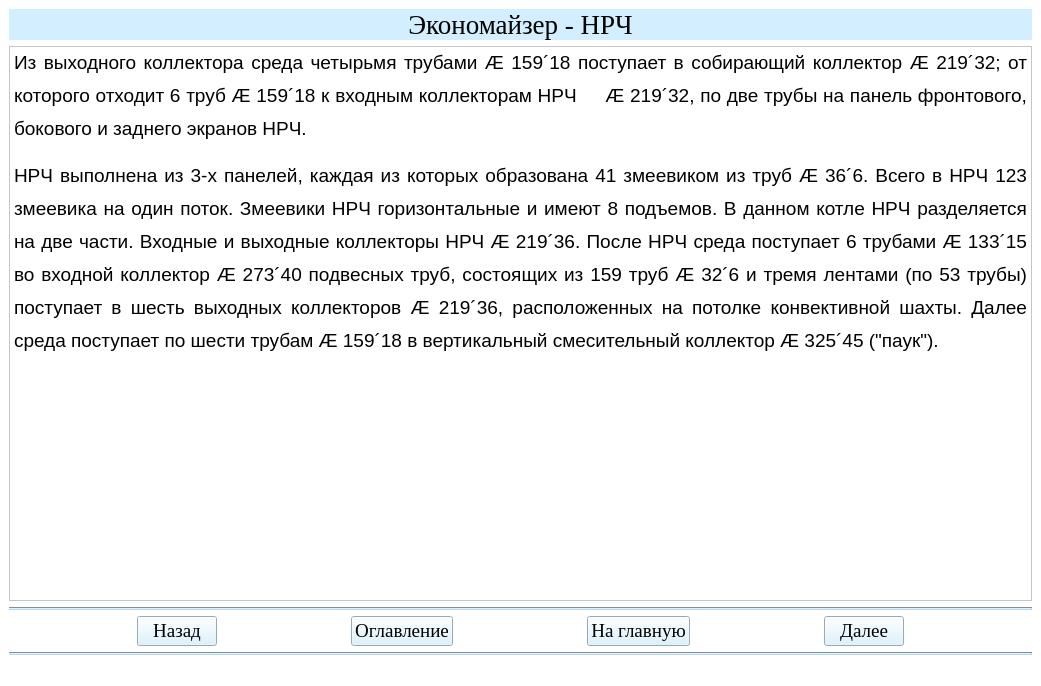
<?xml version="1.0" encoding="UTF-8"?>
<ui version="4.0">
 <class>Teoria15Window</class>
 <widget class="QMainWindow" name="Teoria15Window">
  <property name="geometry">
   <rect>
    <x>0</x>
    <y>0</y>
    <width>1041</width>
    <height>686</height>
   </rect>
  </property>
  <property name="windowTitle">
   <string>АУК</string>
  </property>
  <property name="styleSheet">
   <string notr="true">background-color: rgb(255, 255, 255);</string>
  </property>
  <widget class="QWidget" name="centralwidget">
   <layout class="QGridLayout" name="gridLayout">
    <item row="1" column="0">
     <widget class="QTextBrowser" name="textBrowser">
      <property name="html">
       <string>&lt;!DOCTYPE HTML PUBLIC &quot;-//W3C//DTD HTML 4.0//EN&quot; &quot;http://www.w3.org/TR/REC-html40/strict.dtd&quot;&gt;
&lt;html&gt;&lt;head&gt;&lt;meta name=&quot;qrichtext&quot; content=&quot;1&quot; /&gt;&lt;style type=&quot;text/css&quot;&gt;
p, li { white-space: pre-wrap; }
&lt;/style&gt;&lt;/head&gt;&lt;body style=&quot; font-family:'MS Shell Dlg 2'; font-size:8.25pt; font-weight:400; font-style:normal;&quot;&gt;
&lt;p align=&quot;justify&quot; style=&quot; margin-top:12px; margin-bottom:0px; margin-left:0px; margin-right:0px; -qt-block-indent:0; text-indent:0px; line-height:150%;&quot;&gt;&lt;span style=&quot; font-family:'Times New Roman,serif'; font-size:14pt;&quot;&gt;Из выходного коллектора среда четырьмя трубами &lt;/span&gt;&lt;span style=&quot; font-family:'Symbol'; font-size:14pt;&quot;&gt;Æ&lt;/span&gt;&lt;span style=&quot; font-family:'Times New Roman,serif'; font-size:14pt;&quot;&gt; 159&lt;/span&gt;&lt;span style=&quot; font-family:'Symbol'; font-size:14pt;&quot;&gt;´&lt;/span&gt;&lt;span style=&quot; font-family:'Times New Roman,serif'; font-size:14pt;&quot;&gt;18 поступает в собирающий коллектор &lt;/span&gt;&lt;span style=&quot; font-family:'Symbol'; font-size:14pt;&quot;&gt;Æ&lt;/span&gt;&lt;span style=&quot; font-family:'Times New Roman,serif'; font-size:14pt;&quot;&gt; 219&lt;/span&gt;&lt;span style=&quot; font-family:'Symbol'; font-size:14pt;&quot;&gt;´&lt;/span&gt;&lt;span style=&quot; font-family:'Times New Roman,serif'; font-size:14pt;&quot;&gt;32; от которого отходит 6 труб &lt;/span&gt;&lt;span style=&quot; font-family:'Symbol'; font-size:14pt;&quot;&gt;Æ&lt;/span&gt;&lt;span style=&quot; font-family:'Times New Roman,serif'; font-size:14pt;&quot;&gt; 159&lt;/span&gt;&lt;span style=&quot; font-family:'Symbol'; font-size:14pt;&quot;&gt;´&lt;/span&gt;&lt;span style=&quot; font-family:'Times New Roman,serif'; font-size:14pt;&quot;&gt;18 к входным коллекторам НРЧ     &lt;/span&gt;&lt;span style=&quot; font-family:'Symbol'; font-size:14pt;&quot;&gt;Æ&lt;/span&gt;&lt;span style=&quot; font-family:'Times New Roman,serif'; font-size:14pt;&quot;&gt; 219&lt;/span&gt;&lt;span style=&quot; font-family:'Symbol'; font-size:14pt;&quot;&gt;´&lt;/span&gt;&lt;span style=&quot; font-family:'Times New Roman,serif'; font-size:14pt;&quot;&gt;32, по две трубы на панель фронтового, бокового и заднего экранов НРЧ.&lt;/span&gt;&lt;span style=&quot; font-size:8pt;&quot;&gt; &lt;/span&gt;&lt;/p&gt;
&lt;p align=&quot;justify&quot; style=&quot; margin-top:12px; margin-bottom:0px; margin-left:0px; margin-right:0px; -qt-block-indent:0; text-indent:0px; line-height:150%;&quot;&gt;&lt;span style=&quot; font-family:'Times New Roman,serif'; font-size:14pt;&quot;&gt;НРЧ выполнена из 3-х панелей, каждая из которых образована 41 змеевиком из труб &lt;/span&gt;&lt;span style=&quot; font-family:'Symbol'; font-size:14pt;&quot;&gt;Æ&lt;/span&gt;&lt;span style=&quot; font-family:'Times New Roman,serif'; font-size:14pt;&quot;&gt; 36&lt;/span&gt;&lt;span style=&quot; font-family:'Symbol'; font-size:14pt;&quot;&gt;´&lt;/span&gt;&lt;span style=&quot; font-family:'Times New Roman,serif'; font-size:14pt;&quot;&gt;6. Всего в НРЧ 123 змеевика на один поток. Змеевики НРЧ горизонтальные и имеют 8 подъемов. В данном котле НРЧ разделяется на две части. Входные и выходные коллекторы НРЧ &lt;/span&gt;&lt;span style=&quot; font-family:'Symbol'; font-size:14pt;&quot;&gt;Æ&lt;/span&gt;&lt;span style=&quot; font-family:'Times New Roman,serif'; font-size:14pt;&quot;&gt; 219&lt;/span&gt;&lt;span style=&quot; font-family:'Symbol'; font-size:14pt;&quot;&gt;´&lt;/span&gt;&lt;span style=&quot; font-family:'Times New Roman,serif'; font-size:14pt;&quot;&gt;36. После НРЧ среда поступает 6 трубами &lt;/span&gt;&lt;span style=&quot; font-family:'Symbol'; font-size:14pt;&quot;&gt;Æ&lt;/span&gt;&lt;span style=&quot; font-family:'Times New Roman,serif'; font-size:14pt;&quot;&gt; 133&lt;/span&gt;&lt;span style=&quot; font-family:'Symbol'; font-size:14pt;&quot;&gt;´&lt;/span&gt;&lt;span style=&quot; font-family:'Times New Roman,serif'; font-size:14pt;&quot;&gt;15 во входной коллектор &lt;/span&gt;&lt;span style=&quot; font-family:'Symbol'; font-size:14pt;&quot;&gt;Æ&lt;/span&gt;&lt;span style=&quot; font-family:'Times New Roman,serif'; font-size:14pt;&quot;&gt; 273&lt;/span&gt;&lt;span style=&quot; font-family:'Symbol'; font-size:14pt;&quot;&gt;´&lt;/span&gt;&lt;span style=&quot; font-family:'Times New Roman,serif'; font-size:14pt;&quot;&gt;40 подвесных труб, состоящих из 159 труб &lt;/span&gt;&lt;span style=&quot; font-family:'Symbol'; font-size:14pt;&quot;&gt;Æ&lt;/span&gt;&lt;span style=&quot; font-family:'Times New Roman,serif'; font-size:14pt;&quot;&gt; 32&lt;/span&gt;&lt;span style=&quot; font-family:'Symbol'; font-size:14pt;&quot;&gt;´&lt;/span&gt;&lt;span style=&quot; font-family:'Times New Roman,serif'; font-size:14pt;&quot;&gt;6 и тремя лентами (по 53 трубы) поступает в шесть выходных коллекторов &lt;/span&gt;&lt;span style=&quot; font-family:'Symbol'; font-size:14pt;&quot;&gt;Æ &lt;/span&gt;&lt;span style=&quot; font-family:'Times New Roman,serif'; font-size:14pt;&quot;&gt;219&lt;/span&gt;&lt;span style=&quot; font-family:'Symbol'; font-size:14pt;&quot;&gt;´&lt;/span&gt;&lt;span style=&quot; font-family:'Times New Roman,serif'; font-size:14pt;&quot;&gt;36, расположенных на потолке конвективной шахты. Далее среда поступает по шести трубам &lt;/span&gt;&lt;span style=&quot; font-family:'Symbol'; font-size:14pt;&quot;&gt;Æ&lt;/span&gt;&lt;span style=&quot; font-family:'Times New Roman,serif'; font-size:14pt;&quot;&gt; 159&lt;/span&gt;&lt;span style=&quot; font-family:'Symbol'; font-size:14pt;&quot;&gt;´&lt;/span&gt;&lt;span style=&quot; font-family:'Times New Roman,serif'; font-size:14pt;&quot;&gt;18 в вертикальный смесительный коллектор &lt;/span&gt;&lt;span style=&quot; font-family:'Symbol'; font-size:14pt;&quot;&gt;Æ&lt;/span&gt;&lt;span style=&quot; font-family:'Times New Roman,serif'; font-size:14pt;&quot;&gt; 325&lt;/span&gt;&lt;span style=&quot; font-family:'Symbol'; font-size:14pt;&quot;&gt;´&lt;/span&gt;&lt;span style=&quot; font-family:'Times New Roman,serif'; font-size:14pt;&quot;&gt;45 (&amp;quot;паук&amp;quot;).&lt;/span&gt;&lt;span style=&quot; font-size:8pt;&quot;&gt; &lt;/span&gt;&lt;/p&gt;&lt;/body&gt;&lt;/html&gt;</string>
      </property>
     </widget>
    </item>
    <item row="5" column="0">
     <widget class="Line" name="line_2">
      <property name="styleSheet">
       <string notr="true">background-color: rgb(191, 216, 230);</string>
      </property>
      <property name="orientation">
       <enum>Qt::Horizontal</enum>
      </property>
     </widget>
    </item>
    <item row="4" column="0">
     <layout class="QHBoxLayout" name="horizontalLayout">
      <item>
       <spacer name="horizontalSpacer_2">
        <property name="orientation">
         <enum>Qt::Horizontal</enum>
        </property>
        <property name="sizeHint" stdset="0">
         <size>
          <width>40</width>
          <height>20</height>
         </size>
        </property>
       </spacer>
      </item>
      <item>
       <widget class="QPushButton" name="btn_return15">
        <property name="sizePolicy">
         <sizepolicy hsizetype="Minimum" vsizetype="Fixed">
          <horstretch>0</horstretch>
          <verstretch>0</verstretch>
         </sizepolicy>
        </property>
        <property name="font">
         <font>
          <family>Times New Roman</family>
          <pointsize>14</pointsize>
          <weight>50</weight>
          <bold>false</bold>
         </font>
        </property>
        <property name="styleSheet">
         <string notr="true">background-color: rgb(211, 239, 255);
color: rgb(0, 0, 0);</string>
        </property>
        <property name="text">
         <string>Назад</string>
        </property>
       </widget>
      </item>
      <item>
       <spacer name="horizontalSpacer_5">
        <property name="orientation">
         <enum>Qt::Horizontal</enum>
        </property>
        <property name="sizeHint" stdset="0">
         <size>
          <width>40</width>
          <height>20</height>
         </size>
        </property>
       </spacer>
      </item>
      <item>
       <widget class="QPushButton" name="btn_oglavlenie15">
        <property name="font">
         <font>
          <family>Times New Roman</family>
          <pointsize>14</pointsize>
         </font>
        </property>
        <property name="styleSheet">
         <string notr="true">background-color: rgb(211, 239, 255);
color: rgb(0, 0, 0);</string>
        </property>
        <property name="text">
         <string>Оглавление</string>
        </property>
       </widget>
      </item>
      <item>
       <spacer name="horizontalSpacer">
        <property name="orientation">
         <enum>Qt::Horizontal</enum>
        </property>
        <property name="sizeHint" stdset="0">
         <size>
          <width>40</width>
          <height>20</height>
         </size>
        </property>
       </spacer>
      </item>
      <item>
       <widget class="QPushButton" name="btn_glavnaya15">
        <property name="font">
         <font>
          <family>Times New Roman</family>
          <pointsize>14</pointsize>
          <weight>50</weight>
          <bold>false</bold>
         </font>
        </property>
        <property name="styleSheet">
         <string notr="true">background-color: rgb(211, 239, 255);
color: rgb(0, 0, 0);</string>
        </property>
        <property name="text">
         <string>На главную</string>
        </property>
       </widget>
      </item>
      <item>
       <spacer name="horizontalSpacer_3">
        <property name="orientation">
         <enum>Qt::Horizontal</enum>
        </property>
        <property name="sizeHint" stdset="0">
         <size>
          <width>40</width>
          <height>20</height>
         </size>
        </property>
       </spacer>
      </item>
      <item>
       <widget class="QPushButton" name="btn_dalee15">
        <property name="font">
         <font>
          <family>Times New Roman</family>
          <pointsize>14</pointsize>
          <weight>50</weight>
          <bold>false</bold>
         </font>
        </property>
        <property name="styleSheet">
         <string notr="true">background-color: rgb(211, 239, 255);
color: rgb(0, 0, 0);</string>
        </property>
        <property name="text">
         <string>Далее</string>
        </property>
       </widget>
      </item>
      <item>
       <spacer name="horizontalSpacer_4">
        <property name="orientation">
         <enum>Qt::Horizontal</enum>
        </property>
        <property name="sizeHint" stdset="0">
         <size>
          <width>40</width>
          <height>20</height>
         </size>
        </property>
       </spacer>
      </item>
     </layout>
    </item>
    <item row="3" column="0">
     <widget class="Line" name="line">
      <property name="styleSheet">
       <string notr="true">background-color: rgb(191, 216, 230);</string>
      </property>
      <property name="orientation">
       <enum>Qt::Horizontal</enum>
      </property>
     </widget>
    </item>
    <item row="0" column="0">
     <widget class="QLabel" name="label_3">
      <property name="font">
       <font>
        <family>Times New Roman</family>
        <pointsize>20</pointsize>
       </font>
      </property>
      <property name="styleSheet">
       <string notr="true">background-color: rgb(211, 239, 255);</string>
      </property>
      <property name="text">
       <string>Экономайзер - НРЧ</string>
      </property>
      <property name="alignment">
       <set>Qt::AlignCenter</set>
      </property>
     </widget>
    </item>
   </layout>
  </widget>
  <widget class="QStatusBar" name="statusbar"/>
 </widget>
 <resources/>
 <connections/>
</ui>
